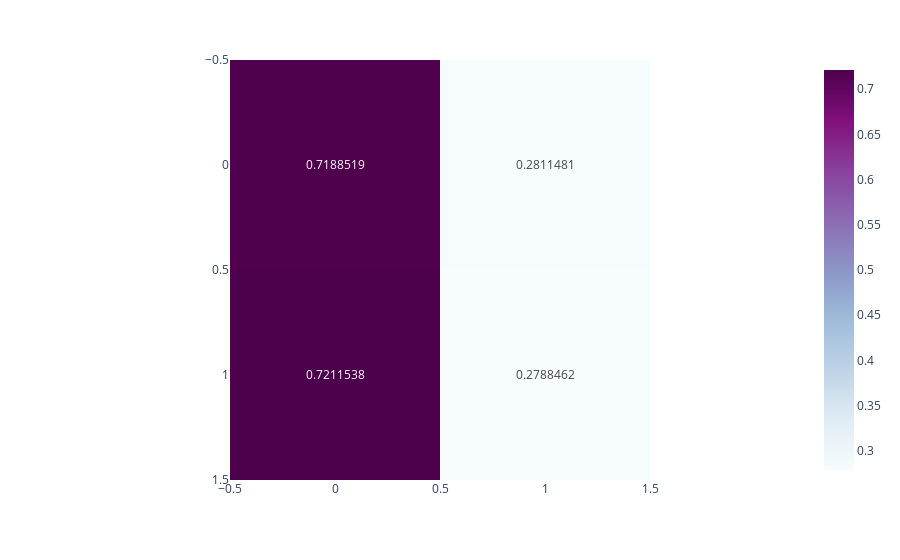
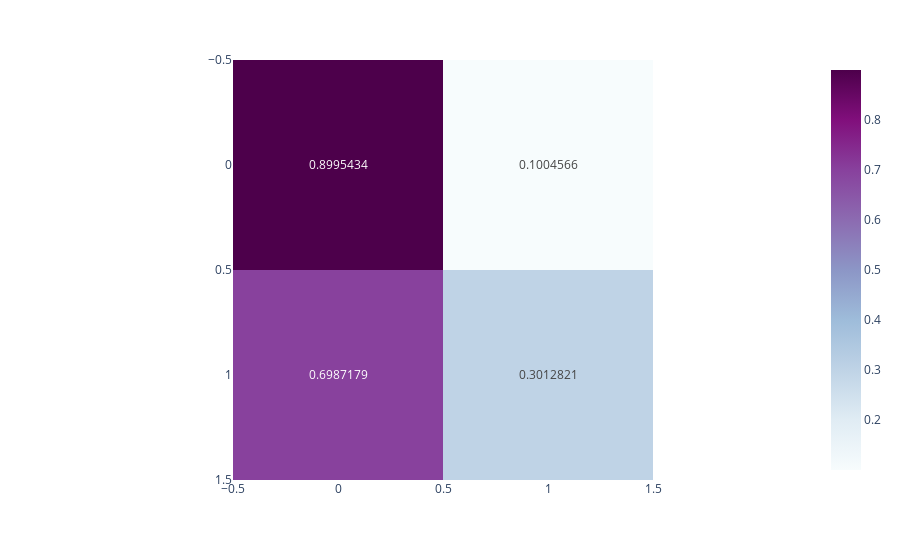
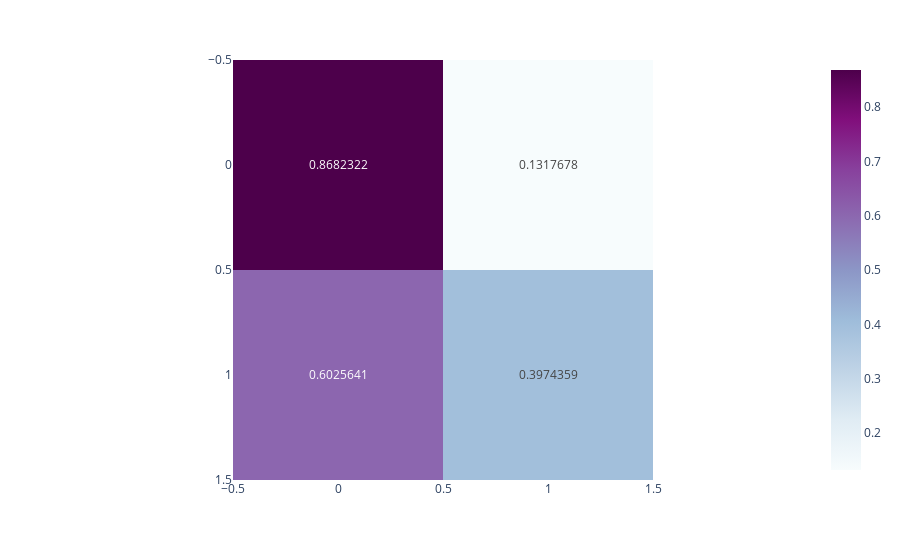
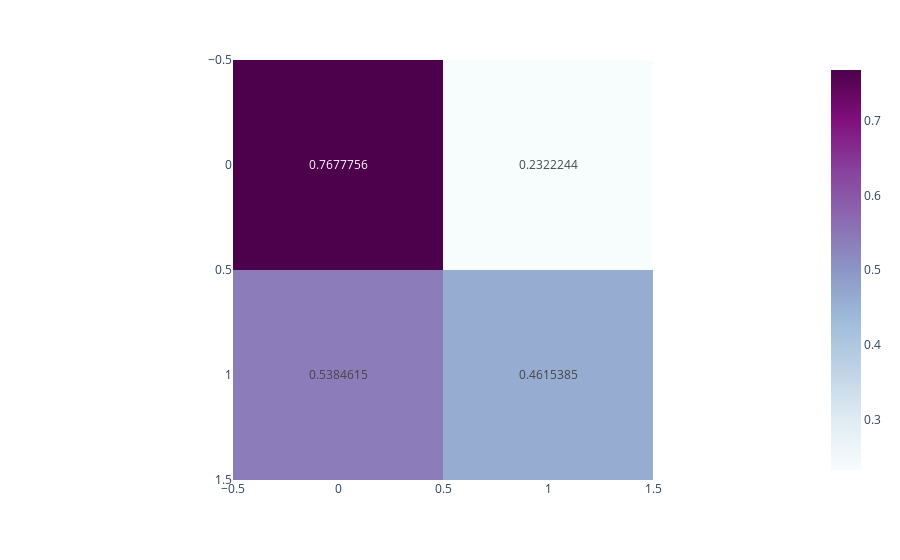

The notebook cell saved with these charts, in order:
### Code cell
#Entrenamientos
ti_dummy = time.time()
dummy_pipe.fit(X_train,y_train)
t_dummy = time.time()-ti_dummy

ti_l_reg = time.time()
LogRegression_pipe.fit(X_train,y_train)
t_l_reg = time.time()-ti_l_reg

ti_kncla = time.time()
KNeighbors_pipe.fit(X_train,y_train)
t_kncla = time.time()-ti_kncla

ti_dtrec = time.time()
DecisionTree_pipe.fit(X_train,y_train)
t_dtrec = time.time()-ti_dtrec

ti_svcla = time.time()
SVC_pipe.fit(X_train,y_train)
t_svcla = time.time()-ti_svcla

ti_rfcla = time.time()
RandomForest_pipe.fit(X_train,y_train)
t_rfcla = time.time()-ti_rfcla

ti_lgbmc = time.time()
LightGBM_pipe.fit(X_train,y_train)
t_lgbmc = time.time()-ti_lgbmc

ti_xgbcl = time.time()
XGBoost_pipe.fit(X_train,y_train)
t_xgbcl = time.time()-ti_xgbcl

#Predicciones
y_dummy = dummy_pipe.predict(X_test)
y_L_reg = LogRegression_pipe.predict(X_test)
y_KNCla = KNeighbors_pipe.predict(X_test)
y_DtreC = DecisionTree_pipe.predict(X_test)
y_SVCla = SVC_pipe.predict(X_test)
y_RFCla = RandomForest_pipe.predict(X_test)
y_LGBMC = LightGBM_pipe.predict(X_test)
y_XGBCl = XGBoost_pipe.predict(X_test)

#Reportes
print('\n::::::::::::::::::::::Dummy Classifier::::::::::::::::::::::')
m_dummy = reporte(y_dummy, y_test, 'Dummy Classifier', t_dummy)
print('\n::::::::::::::::::::::Logistic Regrssion::::::::::::::::::::::')
m_log_r = reporte(y_L_reg, y_test, 'Logistic Regression', t_l_reg)
print('\n::::::::::::::::::::::KNeighbors Classifier::::::::::::::::::::::')
m_kncla = reporte(y_KNCla, y_test, 'KNeighbors Classifier', t_kncla)
print('\n::::::::::::::::::::::Decision Tree Classifier::::::::::::::::::::::')
m_dtrec = reporte(y_DtreC, y_test, 'Decision Tree Classifier', t_dtrec)
print('\n::::::::::::::::::::::Support Vector Classifier::::::::::::::::::::::')
m_svcla = reporte(y_SVCla, y_test, 'SVC', t_svcla)
print('\n::::::::::::::::::::::Random Forest Classifier::::::::::::::::::::::')
m_rfcla = reporte(y_RFCla, y_test, 'Random Forest Classifier', t_rfcla)
print('\n::::::::::::::::::::::Light GBM::::::::::::::::::::::')
m_lgbmc = reporte(y_LGBMC, y_test, 'Light GBM', t_lgbmc)
print('\n::::::::::::::::::::::XGBoost Classifier::::::::::::::::::::::')
m_xgbcl = reporte(y_XGBCl, y_test, 'XGBoost', t_xgbcl)

### Figure 1 — Plotly figure (JSON) as saved in the notebook; plotly's stock layout.template omitted (floating-point values rounded to 4 significant figures)
{"data": [{"coloraxis": "coloraxis", "hovertemplate": "x: %{x}<br>y: %{y}<br>color: %{z}<extra></extra>", "name": "0", "texttemplate": "%{z}", "type": "heatmap", "xaxis": "x", "yaxis": "y", "z": [[0.7189, 0.2811], [0.7212, 0.2788]]}], "layout": {"coloraxis": {"colorscale": [[0, "rgb(247,252,253)"], [0.125, "rgb(224,236,244)"], [0.25, "rgb(191,211,230)"], [0.375, "rgb(158,188,218)"], [0.5, "rgb(140,150,198)"], [0.625, "rgb(140,107,177)"], [0.75, "rgb(136,65,157)"], [0.875, "rgb(129,15,124)"], [1, "rgb(77,0,75)"]]}, "margin": {"t": 60}, "xaxis": {"anchor": "y", "constrain": "domain", "domain": [0, 1], "scaleanchor": "y"}, "yaxis": {"anchor": "x", "autorange": "reversed", "constrain": "domain", "domain": [0, 1]}}}

### Figure 2 — Plotly figure (JSON) as saved in the notebook; plotly's stock layout.template omitted (floating-point values rounded to 4 significant figures)
{"data": [{"coloraxis": "coloraxis", "hovertemplate": "x: %{x}<br>y: %{y}<br>color: %{z}<extra></extra>", "name": "0", "texttemplate": "%{z}", "type": "heatmap", "xaxis": "x", "yaxis": "y", "z": [[0.8995, 0.1005], [0.6987, 0.3013]]}], "layout": {"coloraxis": {"colorscale": [[0, "rgb(247,252,253)"], [0.125, "rgb(224,236,244)"], [0.25, "rgb(191,211,230)"], [0.375, "rgb(158,188,218)"], [0.5, "rgb(140,150,198)"], [0.625, "rgb(140,107,177)"], [0.75, "rgb(136,65,157)"], [0.875, "rgb(129,15,124)"], [1, "rgb(77,0,75)"]]}, "margin": {"t": 60}, "xaxis": {"anchor": "y", "constrain": "domain", "domain": [0, 1], "scaleanchor": "y"}, "yaxis": {"anchor": "x", "autorange": "reversed", "constrain": "domain", "domain": [0, 1]}}}

### Figure 3 — Plotly figure (JSON) as saved in the notebook; plotly's stock layout.template omitted (floating-point values rounded to 4 significant figures)
{"data": [{"coloraxis": "coloraxis", "hovertemplate": "x: %{x}<br>y: %{y}<br>color: %{z}<extra></extra>", "name": "0", "texttemplate": "%{z}", "type": "heatmap", "xaxis": "x", "yaxis": "y", "z": [[0.8682, 0.1318], [0.6026, 0.3974]]}], "layout": {"coloraxis": {"colorscale": [[0, "rgb(247,252,253)"], [0.125, "rgb(224,236,244)"], [0.25, "rgb(191,211,230)"], [0.375, "rgb(158,188,218)"], [0.5, "rgb(140,150,198)"], [0.625, "rgb(140,107,177)"], [0.75, "rgb(136,65,157)"], [0.875, "rgb(129,15,124)"], [1, "rgb(77,0,75)"]]}, "margin": {"t": 60}, "xaxis": {"anchor": "y", "constrain": "domain", "domain": [0, 1], "scaleanchor": "y"}, "yaxis": {"anchor": "x", "autorange": "reversed", "constrain": "domain", "domain": [0, 1]}}}

### Figure 4 — Plotly figure (JSON) as saved in the notebook; plotly's stock layout.template omitted (floating-point values rounded to 4 significant figures)
{"data": [{"coloraxis": "coloraxis", "hovertemplate": "x: %{x}<br>y: %{y}<br>color: %{z}<extra></extra>", "name": "0", "texttemplate": "%{z}", "type": "heatmap", "xaxis": "x", "yaxis": "y", "z": [[0.7678, 0.2322], [0.5385, 0.4615]]}], "layout": {"coloraxis": {"colorscale": [[0, "rgb(247,252,253)"], [0.125, "rgb(224,236,244)"], [0.25, "rgb(191,211,230)"], [0.375, "rgb(158,188,218)"], [0.5, "rgb(140,150,198)"], [0.625, "rgb(140,107,177)"], [0.75, "rgb(136,65,157)"], [0.875, "rgb(129,15,124)"], [1, "rgb(77,0,75)"]]}, "margin": {"t": 60}, "xaxis": {"anchor": "y", "constrain": "domain", "domain": [0, 1], "scaleanchor": "y"}, "yaxis": {"anchor": "x", "autorange": "reversed", "constrain": "domain", "domain": [0, 1]}}}
